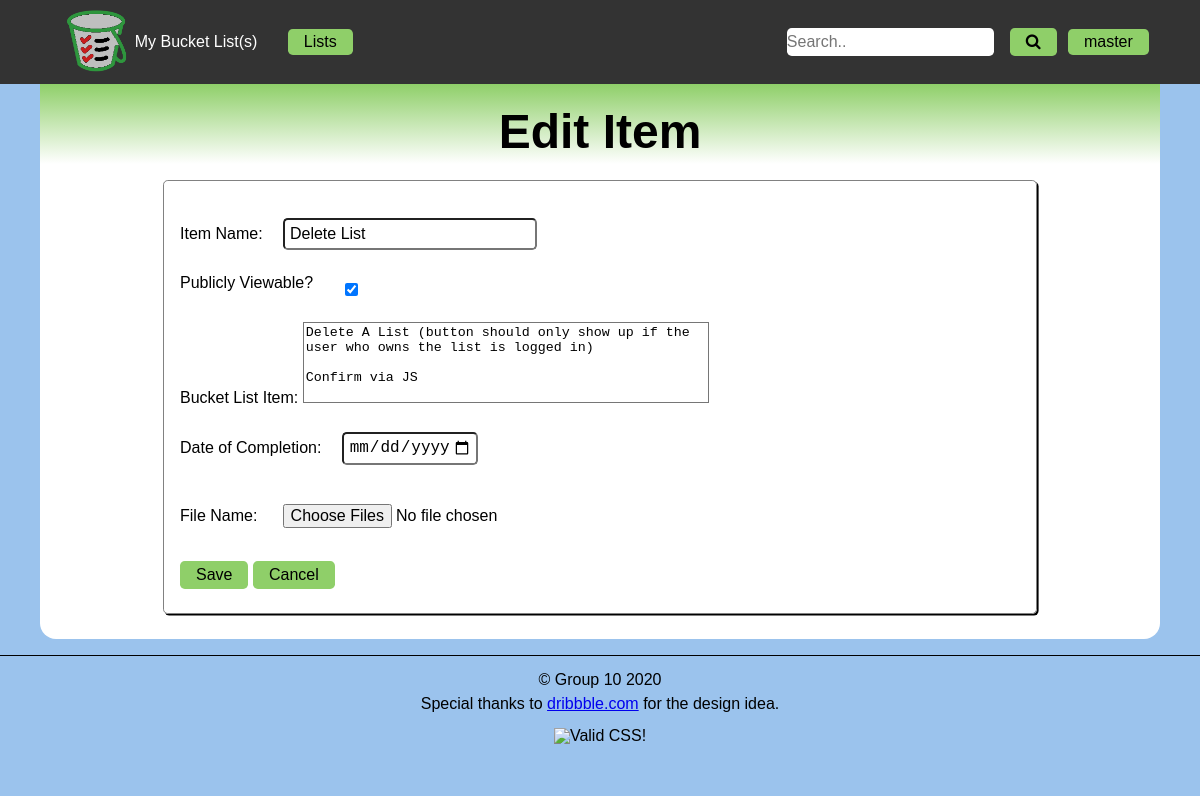
/edit_item.php?item=17 (signed in), run on the app's committed database.
### tables this page shows
CREATE TABLE IF NOT EXISTS `g10_listitems` (
  `id` int(11) NOT NULL AUTO_INCREMENT,
  `fk_listid` int(11) NOT NULL,
  `name` varchar(50) NOT NULL,
  `description` varchar(280) DEFAULT NULL,
  `picpath` varchar(255) DEFAULT NULL,
  `completion` date DEFAULT NULL,
  `private` tinyint(1) NOT NULL DEFAULT '1',
  PRIMARY KEY (`id`),
  KEY `g10_listid_2_fklistid` (`fk_listid`)
);

### edit_item.php (the view, shortened to what this page needs)
<?php
    $itemid = $_GET['item'];
    $pdo = connectDB();
    $query = "SELECT * FROM `g10_listitems` WHERE id = ?";
    $stmt = $pdo->prepare($query);
    $stmt->execute([$itemid]);
    $result = $stmt->fetch();
?>
<!DOCTYPE html>
<html lang="en">
    <head>
        <?php
            include 'includes/meta.php';
        ?>
    </head>
    <body>
        <header>
            <?php include 'includes/nav.php' ?>
        </header>
        <main>
            <header>
                <h1>Edit Item</h1>
            </header>
            <form id="edit-item" action="<?= $_SERVER['PHP_SELF'] ?>?item=<?=$itemid?>" method="post" enctype="multipart/form-data">
                <div>
                    <label for="itemname">Item Name:</label>
                    <input type="text" id="itemname" name="itemname" value= "<?= $result['name']?>" required/>
                </div>
                <div>
                    <label for="viewable">Publicly Viewable?</label>
                    <input id="viewable" type="checkbox" name="viewable"
                        <?php if($result['private'] == 0): ?>
                        checked>
                    <?php else: ?>
                        >
                    <?php endif ?>
                </div>
                <div>
                    <label for="description">Bucket List Item:</label>
                    <textarea id="description" name="description" rows="5"><?= $result['description']?></textarea>
                </div>
                <div>
                    <label for="complete">Date of Completion:</label>
                    <input id="complete" type="date" name="complete" min="1900-01-01" value= "<?= $result['completion']?>">
                </div>
                <div>
                    <label for="file">File Name:</label>
                    <input type="file" name="my_file[]" id="file" multiple/>
                </div>
                <button type="submit" name="save">Save</button>
                <button type="button" name="Cancel">Cancel</button>
            </form>
        </main>
        <?php include 'includes/footer.php' ?>
    </body>
</html>

### css/default.css (style rules this page uses)
:root { --link-color: #8fcf69; --linkhover-color: #818181; --text-color: #000; }
body { background-color: #9bc3ed; color: var(--text-color); font-family: Verdana, Helvetica, sans-serif; font-size: 16px; margin: auto; }
main { background-color: #FFF; border-bottom-right-radius: 1rem; border-bottom-left-radius: 1rem; max-width: 70rem; font-size: 1em; padding: 0 0 0.6em 0; margin: auto; }
header { text-align: center; background: linear-gradient(var(--link-color), transparent); }
main header { align-items: flex-end; display: flex; flex-direction: row; justify-content: space-evenly; padding: 1em 0 0 0; }
p,h1,h2,h3,h4,h5 { padding: 0.5rem; }
h1 { font-size: 3em; font-weight: bold; }
form { border: 0.1em solid #818181; border-radius: 0.3em; box-shadow: 0.1em 0.1em #000; margin: 1em auto; padding: 1em; width: 75%; }
button, nav a, .dropdown, #login a { padding: 0.3rem 1rem; color: var(--text-color); margin: 0.5rem auto; background-color: var(--link-color); font-size: 1rem; border: none; cursor: pointer; border-radius: 0.3rem; }
input { padding: 0.3rem; border-radius: 0.3rem; font-size: 1rem; margin: 0.5rem 1rem; }
form div { margin: 0.5em auto; padding: 0.3em 0; }
#edit-item div:first-child input { width: 15em; }
#edit-item textarea { border-radius: inherit; width:30em; resize: none; overflow: auto; }
#edit-item div:nth-child(2) { display:flex; }
#edit-item div:nth-child(2) label { align-self: flex-start; padding-right: 1em; }

### data on the page
g10_listitems: itemname "Delete List", private "☑", description "Delete A List (button should only show up if the user who owns the list is logged in) Confirm via JS"

### other printed values
$_SESSION['user'] "master"
